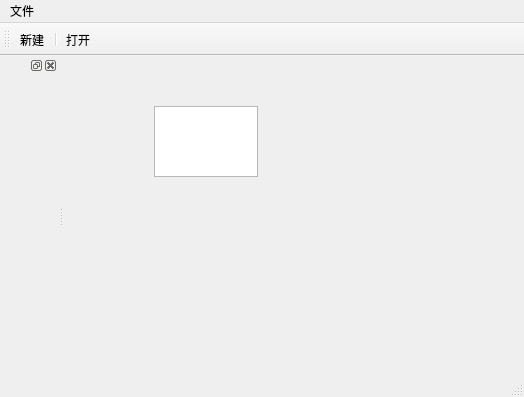
<?xml version="1.0" encoding="UTF-8"?>
<ui version="4.0">
 <class>MainWindow</class>
 <widget class="QMainWindow" name="MainWindow">
  <property name="geometry">
   <rect>
    <x>0</x>
    <y>0</y>
    <width>524</width>
    <height>397</height>
   </rect>
  </property>
  <property name="windowTitle">
   <string>MainWindow</string>
  </property>
  <widget class="QWidget" name="centralwidget">
   <widget class="QTextEdit" name="textEdit">
    <property name="geometry">
     <rect>
      <x>90</x>
      <y>50</y>
      <width>104</width>
      <height>71</height>
     </rect>
    </property>
   </widget>
  </widget>
  <widget class="QMenuBar" name="menubar">
   <property name="geometry">
    <rect>
     <x>0</x>
     <y>0</y>
     <width>524</width>
     <height>23</height>
    </rect>
   </property>
   <widget class="QMenu" name="menu">
    <property name="title">
     <string>文件</string>
    </property>
    <addaction name="actionnew"/>
    <addaction name="separator"/>
    <addaction name="actionopen"/>
   </widget>
   <addaction name="menu"/>
  </widget>
  <widget class="QStatusBar" name="statusbar"/>
  <widget class="QToolBar" name="toolBar">
   <property name="windowTitle">
    <string>toolBar</string>
   </property>
   <attribute name="toolBarArea">
    <enum>TopToolBarArea</enum>
   </attribute>
   <attribute name="toolBarBreak">
    <bool>false</bool>
   </attribute>
   <addaction name="actionnew"/>
   <addaction name="separator"/>
   <addaction name="actionopen"/>
  </widget>
  <widget class="QDockWidget" name="dockWidget">
   <attribute name="dockWidgetArea">
    <number>1</number>
   </attribute>
   <widget class="QWidget" name="dockWidgetContents"/>
  </widget>
  <action name="actionnew">
   <property name="text">
    <string>新建</string>
   </property>
  </action>
  <action name="actionopen">
   <property name="text">
    <string>打开</string>
   </property>
  </action>
 </widget>
 <resources/>
 <connections/>
</ui>
